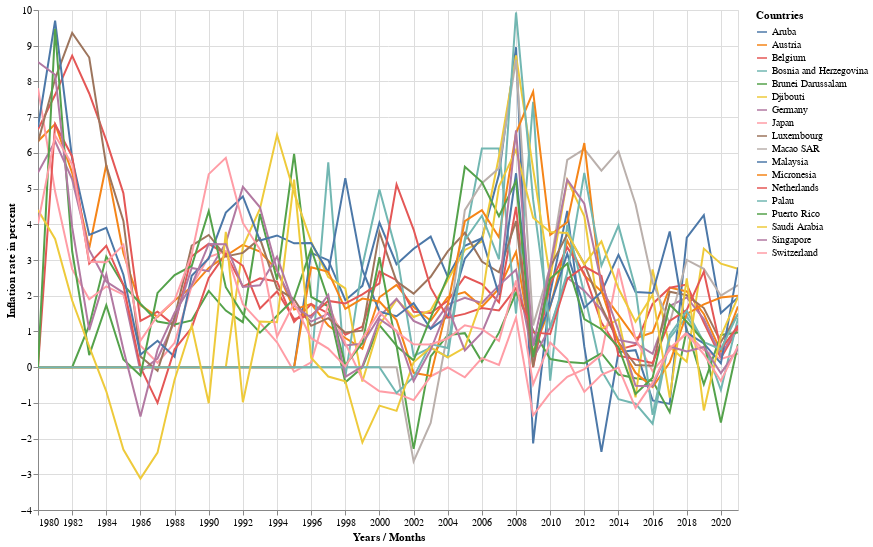

The notebook cell saved with this chart:
### Code cell
#hide-input
ecb.plot_altair_legend_selectable(df_mininflation, 
                                  'Years / Months', 
                                  'Inflation rate in percent', 
                                  'Countries',
                                   650,
                                   300)

### Figure 1 — Vega-Lite specification as saved in the notebook (floating-point values rounded to 4 significant figures; data arrays with more than 128 entries replaced by an {"elided": "..."} marker saying what was removed)
{"config": {"view": {"continuousWidth": 400, "continuousHeight": 300}}, "data": {"name": "data-8e4256471b6f492b10df7c6b07dc41db"}, "mark": "line", "encoding": {"color": {"type": "nominal", "field": "Countries"}, "opacity": {"condition": {"value": 1, "selection": "selector031"}, "value": 0.2}, "tooltip": [{"type": "quantitative", "field": "Inflation rate in percent"}, {"type": "nominal", "field": "Countries"}], "x": {"type": "temporal", "field": "Years / Months"}, "y": {"type": "quantitative", "field": "Inflation rate in percent"}}, "height": 500, "selection": {"selector031": {"type": "multi", "fields": ["Countries"], "bind": "legend"}, "selector032": {"type": "interval", "bind": "scales", "encodings": ["x", "y"]}}, "width": 700, "$schema": "https://vega.github.io/schema/vega-lite/v4.8.1.json", "datasets": {"data-8e4256471b6f492b10df7c6b07dc41db": {"elided": "756 records"}}}
